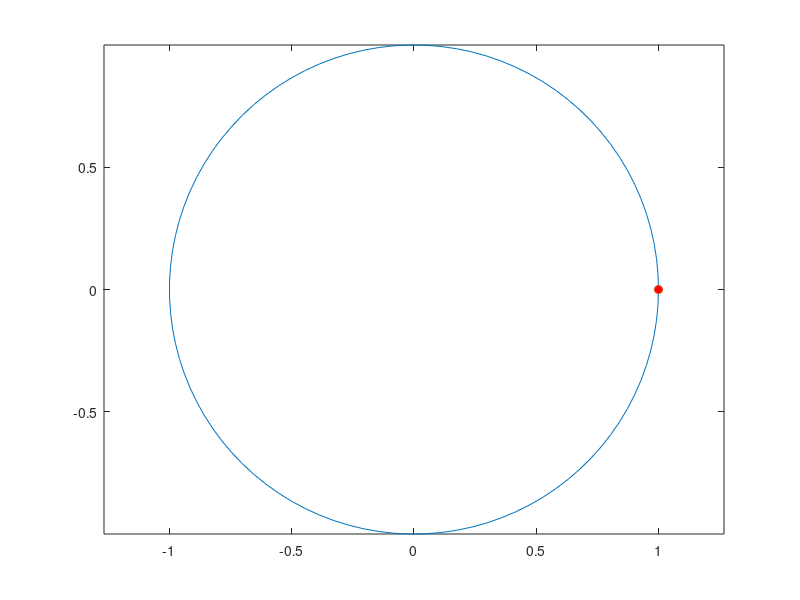

MATLAB code for this plot: (Note: this script raises an error after producing the figure.)
function example_3()
% 例題3：アニメーション
%   点が等速で円軌道上を回るアニメーションを作成してください．

%% パラメータ
r = 1;  % 半径

%% アニメーションに使うデータを作成
theta = linspace(0, 2*pi);
x = r * cos(theta);
y = r * sin(theta);

%% アニメ化
plot(x,y);
hold on

p = plot(x(1), y(1), 'o','MarkerFaceColor','red');
hold off

axis equal

for i = 2:length(theta)
    p.XData = x(i);
    p.YData = y(i);
    drawnow
end

end